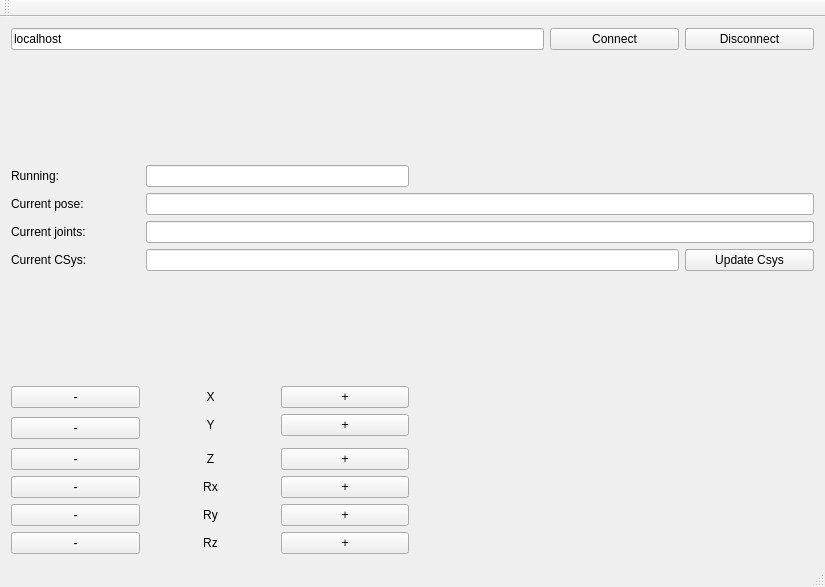
<?xml version="1.0" encoding="UTF-8"?>
<ui version="4.0">
 <class>MainWindow</class>
 <widget class="QMainWindow" name="MainWindow">
  <property name="geometry">
   <rect>
    <x>0</x>
    <y>0</y>
    <width>825</width>
    <height>587</height>
   </rect>
  </property>
  <property name="windowTitle">
   <string>MainWindow</string>
  </property>
  <widget class="QWidget" name="centralWidget">
   <layout class="QGridLayout" name="gridLayout">
    <item row="13" column="1">
     <widget class="QLabel" name="label_6">
      <property name="text">
       <string>Rx</string>
      </property>
      <property name="alignment">
       <set>Qt::AlignCenter</set>
      </property>
     </widget>
    </item>
    <item row="14" column="0">
     <widget class="QPushButton" name="minusRYButton">
      <property name="text">
       <string>-</string>
      </property>
     </widget>
    </item>
    <item row="16" column="0">
     <widget class="QPushButton" name="minusRZButton">
      <property name="text">
       <string>-</string>
      </property>
     </widget>
    </item>
    <item row="12" column="0">
     <widget class="QPushButton" name="minusZButton">
      <property name="text">
       <string>-</string>
      </property>
     </widget>
    </item>
    <item row="12" column="1">
     <widget class="QLabel" name="label_5">
      <property name="text">
       <string>Z</string>
      </property>
      <property name="alignment">
       <set>Qt::AlignCenter</set>
      </property>
     </widget>
    </item>
    <item row="4" column="1" colspan="5">
     <widget class="QLineEdit" name="poseLineEdit"/>
    </item>
    <item row="13" column="0">
     <widget class="QPushButton" name="minusRXButton">
      <property name="text">
       <string>-</string>
      </property>
     </widget>
    </item>
    <item row="5" column="0">
     <widget class="QLabel" name="label_2">
      <property name="text">
       <string>Current joints:</string>
      </property>
     </widget>
    </item>
    <item row="0" column="5">
     <widget class="QPushButton" name="disconnectButton">
      <property name="text">
       <string>Disconnect</string>
      </property>
     </widget>
    </item>
    <item row="0" column="4">
     <widget class="QPushButton" name="connectButton">
      <property name="text">
       <string>Connect</string>
      </property>
     </widget>
    </item>
    <item row="1" column="0">
     <spacer name="verticalSpacer_2">
      <property name="orientation">
       <enum>Qt::Vertical</enum>
      </property>
      <property name="sizeHint" stdset="0">
       <size>
        <width>20</width>
        <height>40</height>
       </size>
      </property>
     </spacer>
    </item>
    <item row="5" column="1" colspan="5">
     <widget class="QLineEdit" name="jointsLineEdit"/>
    </item>
    <item row="3" column="0">
     <widget class="QLabel" name="label_9">
      <property name="text">
       <string>Running:</string>
      </property>
     </widget>
    </item>
    <item row="4" column="0">
     <widget class="QLabel" name="label">
      <property name="text">
       <string>Current pose:</string>
      </property>
     </widget>
    </item>
    <item row="0" column="0" colspan="4">
     <widget class="QLineEdit" name="addressLineEdit">
      <property name="text">
       <string>localhost</string>
      </property>
     </widget>
    </item>
    <item row="9" column="0">
     <widget class="QPushButton" name="minusXButton">
      <property name="text">
       <string>-</string>
      </property>
     </widget>
    </item>
    <item row="9" column="1">
     <widget class="QLabel" name="label_3">
      <property name="text">
       <string>X</string>
      </property>
      <property name="alignment">
       <set>Qt::AlignCenter</set>
      </property>
     </widget>
    </item>
    <item row="9" column="2">
     <widget class="QPushButton" name="plusXButton">
      <property name="text">
       <string>+</string>
      </property>
     </widget>
    </item>
    <item row="10" column="0" rowspan="2">
     <widget class="QPushButton" name="minusYButton">
      <property name="text">
       <string>-</string>
      </property>
     </widget>
    </item>
    <item row="10" column="1">
     <widget class="QLabel" name="label_4">
      <property name="text">
       <string>Y</string>
      </property>
      <property name="alignment">
       <set>Qt::AlignCenter</set>
      </property>
     </widget>
    </item>
    <item row="10" column="2">
     <widget class="QPushButton" name="plusYButton">
      <property name="text">
       <string>+</string>
      </property>
     </widget>
    </item>
    <item row="13" column="2">
     <widget class="QPushButton" name="plusRXButton">
      <property name="text">
       <string>+</string>
      </property>
     </widget>
    </item>
    <item row="12" column="2">
     <widget class="QPushButton" name="plusZButton">
      <property name="text">
       <string>+</string>
      </property>
     </widget>
    </item>
    <item row="14" column="2">
     <widget class="QPushButton" name="plusRYButton">
      <property name="text">
       <string>+</string>
      </property>
     </widget>
    </item>
    <item row="14" column="1">
     <widget class="QLabel" name="label_7">
      <property name="text">
       <string>Ry</string>
      </property>
      <property name="alignment">
       <set>Qt::AlignCenter</set>
      </property>
     </widget>
    </item>
    <item row="3" column="1" colspan="2">
     <widget class="QLineEdit" name="stateLineEdit"/>
    </item>
    <item row="16" column="1">
     <widget class="QLabel" name="label_8">
      <property name="text">
       <string>Rz</string>
      </property>
      <property name="alignment">
       <set>Qt::AlignCenter</set>
      </property>
     </widget>
    </item>
    <item row="16" column="2">
     <widget class="QPushButton" name="plusRZButton">
      <property name="text">
       <string>+</string>
      </property>
     </widget>
    </item>
    <item row="7" column="1">
     <spacer name="verticalSpacer">
      <property name="orientation">
       <enum>Qt::Vertical</enum>
      </property>
      <property name="sizeHint" stdset="0">
       <size>
        <width>20</width>
        <height>40</height>
       </size>
      </property>
     </spacer>
    </item>
    <item row="6" column="0">
     <widget class="QLabel" name="label_10">
      <property name="text">
       <string>Current CSys:</string>
      </property>
     </widget>
    </item>
    <item row="6" column="1" colspan="4">
     <widget class="QLineEdit" name="csysLineEdit"/>
    </item>
    <item row="6" column="5">
     <widget class="QPushButton" name="csysButton">
      <property name="text">
       <string>Update Csys</string>
      </property>
     </widget>
    </item>
   </layout>
  </widget>
  <widget class="QMenuBar" name="menuBar">
   <property name="geometry">
    <rect>
     <x>0</x>
     <y>0</y>
     <width>825</width>
     <height>26</height>
    </rect>
   </property>
  </widget>
  <widget class="QToolBar" name="mainToolBar">
   <attribute name="toolBarArea">
    <enum>TopToolBarArea</enum>
   </attribute>
   <attribute name="toolBarBreak">
    <bool>false</bool>
   </attribute>
  </widget>
  <widget class="QStatusBar" name="statusBar"/>
 </widget>
 <layoutdefault spacing="6" margin="11"/>
 <resources/>
 <connections/>
</ui>
